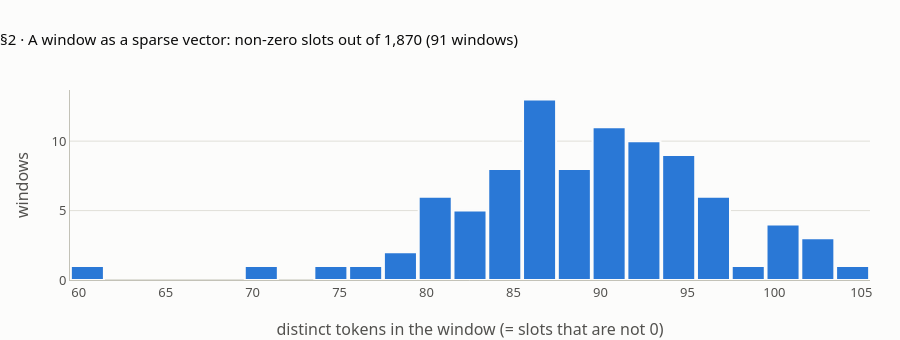

The cell this chart's notebook holds for it:
### Markdown cell above
## 2 · Meaning vs words: a dense vector and a sparse one

**What this verifies** (lesson §2). Two sizes the lesson quotes:
- MiniLM turns a text into **384** numbers (a dense vector: every slot holds a number);
- keyword search on the 91 windows has **1,870** distinct `tok_norm` tokens, so written as a vector, a window gets 1,870 slots, almost all of them 0 (a sparse vector).

**The chart** counts, for each real window, how many of its 1,870 slots are not 0.

### Code cell
if DENSE_OK:
    check("§2 MiniLM vector length (dimensions)", int(V97.shape[1]), 384)
    v = V97[0]
    print(f"   chunk seq 0 as a dense vector: {v.size} slots, {int((v != 0).sum())} of them not 0")
else:
    skip("§2 MiniLM dimensions", "MiniLM did not load (see §1)")
check("§2 distinct tok_norm tokens on the 91 windows (= sparse vector length)", len(BM91.idf), 1870)
check("§2 the same count from the document frequencies", len(DF91), 1870)

used = [len(set(c)) for c in C91]
print(f"   slots that are not 0 per window: min {min(used)}, median {int(np.median(used))}, max {max(used)} "
      f"of 1,870 (median {100 * np.median(used) / 1870:.1f}%)")
fig = go.Figure(go.Histogram(x=used, nbinsx=25, marker=dict(color=BLUE, line=dict(width=2, color=SURFACE)),
                             hovertemplate="%{x} non-zero slots: %{y} windows<extra></extra>"))
fig.update_layout(title="§2 · A window as a sparse vector: non-zero slots out of 1,870 (91 windows)", height=340,
                  xaxis=dict(title="distinct tokens in the window (= slots that are not 0)"),
                  yaxis=dict(title="windows"), showlegend=False, bargap=0.05)
fig.show()

### Figure 1 — Plotly figure (JSON) as saved in the notebook; plotly's stock layout.template omitted (floating-point values rounded to 4 significant figures)
{"data": [{"hovertemplate": "%{x} non-zero slots: %{y} windows<extra></extra>", "marker": {"color": "#2a78d6", "line": {"color": "#fcfcfb", "width": 2}}, "nbinsx": 25, "x": [94, 101, 97, 92, 101, 97, 87, 102, 102, 94, 82, 94, 97, 95, 70, 87, 96, 91, 90, 97, 100, 97, 102, 101, 98, 93, 93, 84, 90, 86, 92, 87, 92, 88, 95, 92, 86, 88, 86, 84, 92, 84, 81, 86, 91, 90, 89, 90, 83, 89, 94, 94, 89, 75, 87, 85, 86, 80, 82, 90, 91, 94, 92, 105, 95, 91, 85, 80, 87, 80, 90, 88, 87, 84, 76, 78, 86, 85, 80, 93, 81, 87, 79, 85, 89, 82, 90, 93, 88, 83, 61], "type": "histogram"}], "layout": {"title": {"text": "§2 · A window as a sparse vector: non-zero slots out of 1,870 (91 windows)"}, "height": 340, "xaxis": {"title": {"text": "distinct tokens in the window (= slots that are not 0)"}}, "yaxis": {"title": {"text": "windows"}}, "showlegend": false, "bargap": 0.05}}
